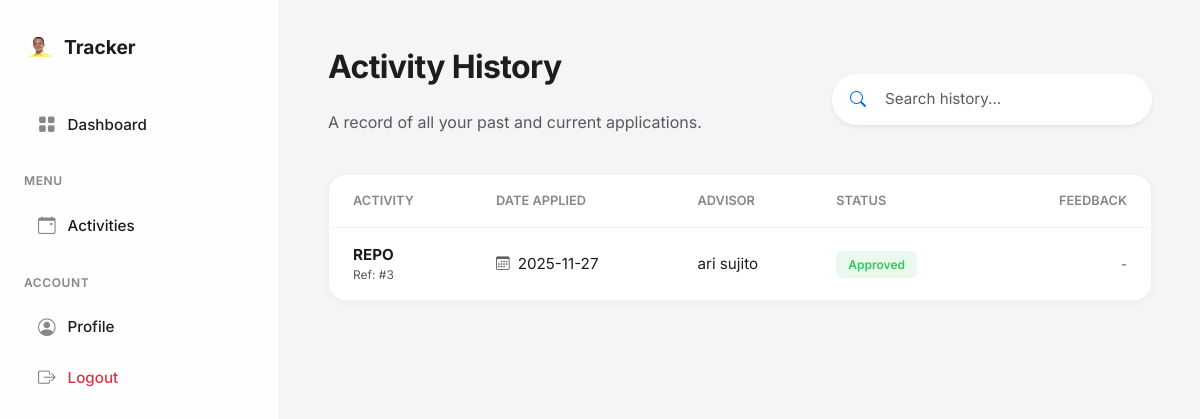
The page /activity-history (signed in) on the database its author committed.
### website/models.py (models this page shows, shortened)
class Participation(db.Model):
    __tablename__ = "participation"
    participationID = db.Column(db.Integer, primary_key=True)
    dateApplied = db.Column(db.Date)
    applicationStatus = db.Column(db.String(20))
    approvalDate = db.Column(db.Date)
    advisorFeedback = db.Column(db.Text)
    achievements = db.Column(db.Text)
    studentID = db.Column(db.Integer, db.ForeignKey("students.studentID"))
    activityID = db.Column(db.Integer, db.ForeignKey("activity.activityID"))
    advisorID = db.Column(db.Integer, db.ForeignKey("advisor.advisorID"))
    student = db.relationship("Students")
    activity = db.relationship("Activity")
    advisor = db.relationship("Advisor")

class Activity(db.Model):
    __tablename__ = "activity"
    activityID = db.Column(db.Integer, primary_key=True)
    activityName = db.Column(db.String(30))
    activityCategory = db.Column(db.String(20))
    activityLocation = db.Column(db.String(50))
    activityDetails = db.Column(db.Text)
    activityStartDate = db.Column(db.Date)
    activityEndDate = db.Column(db.Date)
    activityFrequency = db.Column(db.String(20))
    advisorID = db.Column(db.Integer, db.ForeignKey("advisor.advisorID"))
    advisor = db.relationship("Advisor")

class Advisor(db.Model, UserMixin):
    __tablename__ = "advisor"
    advisorID = db.Column(db.Integer, primary_key=True)
    advisorName = db.Column(db.String(20))
    advisorEmail = db.Column(db.String(25))
    advisorRole = db.Column(db.String(15))
    advisorPassword = db.Column(db.String(15))
    availableSchedule = db.Column(db.Text)
    status = db.Column(db.String(20), default="Pending")
    is_admin = db.Column(db.Boolean, default=False)

### website/views.py (the view)
@views.route("/activity-history", methods=["GET"])
@login_required
def activity_history():
    if getattr(current_user, "role_type", None) != "student":
        if getattr(current_user, "role_type", None) == "advisor":
            if getattr(current_user, "is_admin", False):
                return redirect(url_for("admin.index"))
            return redirect(url_for("advisor.dashboard"))
        return redirect(url_for("auth.login"))
    search_query = request.args.get("q", "")
    participations = (
        Participation.query
        .join(Activity)
        .filter(
            Participation.studentID == current_user.studentID,
            Activity.activityName.ilike(f"%{search_query}%")
        )
        .all()
    )
    return render_template(
        "activity_history.html",
        participations=participations,
        search_query=search_query
    )

### website/models.py (called while the page is built)
    @property
    def role_type(self):
        return "student"

### website/templates/activity_history.html (shortened to what this page needs)
{% extends "base.html" %}
{% block content %}
<div class="d-flex justify-content-between align-items-center mb-4">
    <div>
        <h2>Activity History</h2>
        <p class="text-muted">A record of all your past and current applications.</p>
    </div>
    <form class="d-none d-md-block" style="width: 320px;" method="GET" action="{{ url_for('views.activity_history') }}">
        <div class="input-group shadow-sm rounded-pill bg-white overflow-hidden border-0" style="padding: 2px;">
            <span class="input-group-text bg-white border-0 ps-3">
                <i class="bi bi-search" style="color: var(--accent);"></i>
            </span>
            <input type="text"
                   name="q"
                   class="form-control border-0 shadow-none ps-2"
                   placeholder="Search history..."
                   value="{{ search_query }}"
                   style="font-size: 0.95rem; background: transparent;">
        </div>
    </form>
</div>
<div class="ios-card p-0 overflow-hidden">
    <div class="table-responsive">
        <table class="table-custom">
            <thead>
                <tr>
                    <th style="padding-left: 1.5rem;">Activity</th>
                    <th>Date Applied</th>
                    <th>Advisor</th>
                    <th>Status</th>
                    <th class="text-end" style="padding-right: 1.5rem;">Feedback</th>
                </tr>
            </thead>
            <tbody>
            {% for p in participations %}
                <tr>
                    <td style="padding-left: 1.5rem;">
                        <div class="fw-bold">{{ p.activity.activityName }}</div>
                        <div class="small text-muted" style="font-size: 0.75rem;">
                            Ref: #{{ p.participationID }}
                        </div>
                    </td>
                    <td>
                        <div class="d-flex align-items-center gap-2">
                            <i class="bi bi-calendar3 text-muted" style="font-size: 0.85rem;"></i>
                            <span>{{ p.dateApplied }}</span>
                        </div>
                    </td>
                    <td>
                        {% if p.advisor %}
                            {{ p.advisor.advisorName }}
                        {% else %}
                            <span class="text-muted">-</span>
                        {% endif %}
                    </td>
                    <td>
                        <span class="badge-ios
                            {% if p.applicationStatus == 'Approved' %}bg-approved
                            {% elif p.applicationStatus == 'Rejected' %}bg-rejected
                            {% else %}bg-pending{% endif %}">
                            {{ p.applicationStatus }}
                        </span>
                    </td>
                    <td class="text-end" style="padding-right: 1.5rem;">
                        {% if p.advisorFeedback %}
                            <span class="text-dark small fst-italic">"{{ p.advisorFeedback }}"</span>
                        {% else %}
                            <span class="text-muted small">-</span>
                        {% endif %}
                    </td>
                </tr>
            {% endfor %}
            </tbody>
        </table>
    </div>
</div>
{% endblock %}

### website/templates/base.html (style rules this page uses)
:root { --app-bg: #F5F5F7; --sidebar-bg: rgba(255, 255, 255, 0.85); --card-bg: #FFFFFF; --text-main: #1D1D1F; --text-muted: #86868B; --accent: #0071E3; --accent-hover: #0077ED; --danger: #FF3B30; --success: #34C759; --border-light: rgba(0,0,0,0.05); --shadow-sm: 0 2px 8px rgba(0,0,0,0.04); --shadow-md: 0 8px 24px rgba(0,0,0,0.06); --radius-lg: 18px; --radius-md: 12px; --radius-pill: 99px; }
body { font-family: 'Inter', -apple-system, BlinkMacSystemFont, sans-serif; background-color: var(--app-bg); color: var(--text-main); -webkit-font-smoothing: antialiased; overflow-x: hidden; }
h2 { font-weight: 700; letter-spacing: -0.02em; margin-bottom: 1.5rem; }
.ios-card { background: var(--card-bg); border-radius: var(--radius-lg); padding: 2rem; box-shadow: var(--shadow-sm); border: 1px solid var(--border-light); transition: transform 0.2s, box-shadow 0.2s; margin-bottom: 1.5rem; }
.table-custom { width: 100%; border-collapse: separate; border-spacing: 0; }
.table-custom th { text-align: left; font-size: 0.8rem; text-transform: uppercase; color: var(--text-muted); padding: 1rem; border-bottom: 1px solid var(--border-light); font-weight: 600; }
.table-custom td { padding: 1rem; vertical-align: middle; border-bottom: 1px solid var(--border-light); font-size: 0.95rem; }
.table-custom tr:last-child td { border-bottom: none; }
.form-control, .form-select { background-color: #F2F2F7; border: 1px solid transparent; border-radius: var(--radius-md); padding: 0.75rem 1rem; font-size: 1rem; transition: 0.2s; }
.badge-ios { padding: 6px 12px; border-radius: 6px; font-size: 0.75rem; font-weight: 600; }
.bg-approved { background: rgba(52,199,89,0.1); color: #34C759; }

### rows shown on the page
Participation: activity.activityName "REPO", participationID "3", dateApplied "2025-11-27", advisor.advisorName "ari sujito", applicationStatus "Approved"
